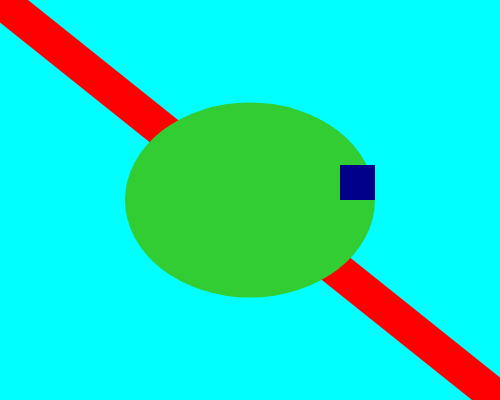
Frame 1 (no input)
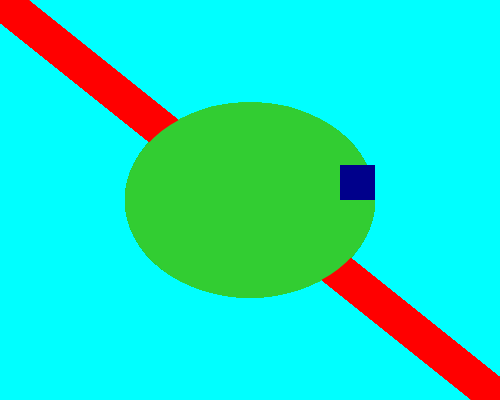
Frame 60 (no input)
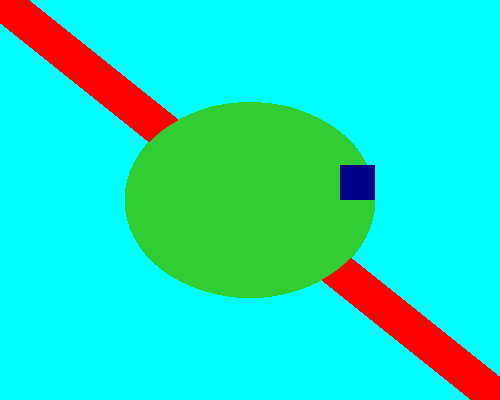
Frame 120 (the mouse pressed at the canvas centre since frame 60)

The p5.js sketch that drew these frames (run headless with seeded random() and noise() and a simulated clock; from frame 60 on, the mouse is pressed at the canvas centre):

// p5.js sketch
// ── sketch.js
function setup() {
  createCanvas(500, 400);
  background(0,255,255); //cyan background
}

function draw() {
  //red line
  stroke(255,0,0);
  strokeWeight(35);
  line(0,0, 500, 400);
  
  //green ellipse
  fill(50, 205, 50);
  noStroke();
  ellipse(250, 200, 250, 195);
  
  //blue square
  fill(0, 0, 139);
  square(340, 165, 35);


  
}
